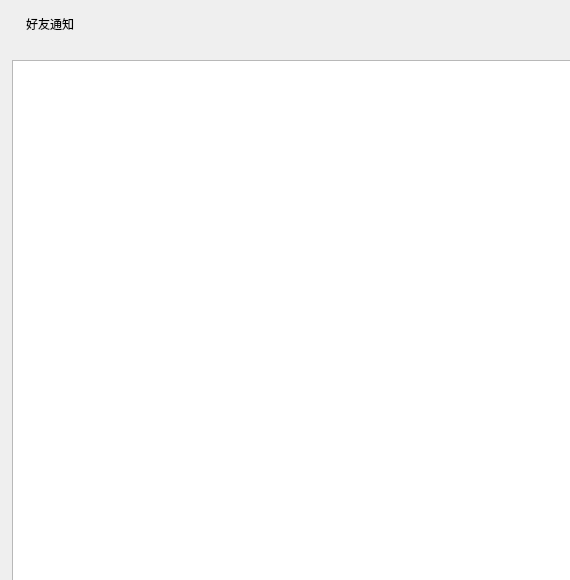
<?xml version="1.0" encoding="UTF-8"?>
<ui version="4.0">
 <class>ApplyFriendPage</class>
 <widget class="QWidget" name="ApplyFriendPage">
  <property name="geometry">
   <rect>
    <x>0</x>
    <y>0</y>
    <width>570</width>
    <height>580</height>
   </rect>
  </property>
  <property name="minimumSize">
   <size>
    <width>570</width>
    <height>580</height>
   </size>
  </property>
  <property name="windowTitle">
   <string>Form</string>
  </property>
  <layout class="QVBoxLayout" name="verticalLayout">
   <property name="spacing">
    <number>0</number>
   </property>
   <property name="leftMargin">
    <number>0</number>
   </property>
   <property name="topMargin">
    <number>0</number>
   </property>
   <property name="rightMargin">
    <number>0</number>
   </property>
   <property name="bottomMargin">
    <number>0</number>
   </property>
   <item>
    <widget class="QWidget" name="frined_apply_wid" native="true">
     <property name="minimumSize">
      <size>
       <width>570</width>
       <height>60</height>
      </size>
     </property>
     <property name="maximumSize">
      <size>
       <width>16777215</width>
       <height>60</height>
      </size>
     </property>
     <layout class="QHBoxLayout" name="horizontalLayout">
      <property name="spacing">
       <number>0</number>
      </property>
      <property name="leftMargin">
       <number>15</number>
      </property>
      <property name="topMargin">
       <number>0</number>
      </property>
      <property name="rightMargin">
       <number>0</number>
      </property>
      <property name="bottomMargin">
       <number>12</number>
      </property>
      <item>
       <widget class="QLabel" name="friend_apply_lab">
        <property name="minimumSize">
         <size>
          <width>70</width>
          <height>20</height>
         </size>
        </property>
        <property name="maximumSize">
         <size>
          <width>70</width>
          <height>20</height>
         </size>
        </property>
        <property name="text">
         <string>好友通知</string>
        </property>
        <property name="alignment">
         <set>Qt::AlignmentFlag::AlignCenter</set>
        </property>
       </widget>
      </item>
      <item>
       <spacer name="horizontalSpacer">
        <property name="orientation">
         <enum>Qt::Orientation::Horizontal</enum>
        </property>
        <property name="sizeHint" stdset="0">
         <size>
          <width>497</width>
          <height>20</height>
         </size>
        </property>
       </spacer>
      </item>
     </layout>
    </widget>
   </item>
   <item>
    <widget class="QWidget" name="apply_friend_wid" native="true">
     <property name="minimumSize">
      <size>
       <width>570</width>
       <height>0</height>
      </size>
     </property>
     <layout class="QVBoxLayout" name="verticalLayout_2">
      <property name="spacing">
       <number>0</number>
      </property>
      <property name="leftMargin">
       <number>12</number>
      </property>
      <property name="topMargin">
       <number>0</number>
      </property>
      <property name="rightMargin">
       <number>0</number>
      </property>
      <property name="bottomMargin">
       <number>0</number>
      </property>
      <item>
       <widget class="ApplyFriendList" name="apply_friend_list">
        <property name="minimumSize">
         <size>
          <width>570</width>
          <height>580</height>
         </size>
        </property>
       </widget>
      </item>
     </layout>
    </widget>
   </item>
  </layout>
 </widget>
 <customwidgets>
  <customwidget>
   <class>ApplyFriendList</class>
   <extends>QListWidget</extends>
   <header location="global">applyfriendlist.h</header>
  </customwidget>
 </customwidgets>
 <resources/>
 <connections/>
</ui>
